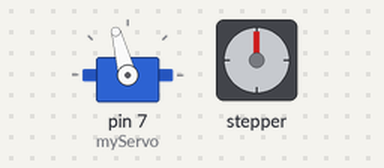
A sketch run on a simulated Arduino Uno, built with avr-gcc and run on an emulated ATmega328P. Parts: servo, stepper motor. Stepper angles assume 2048 steps per turn.

Above: at 0.05 s.
At 6.05 s:
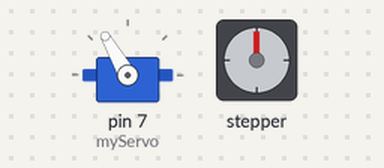
At 9.15 s:
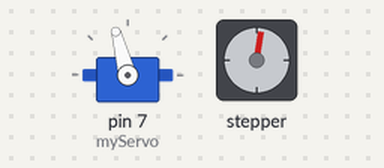
Timing chart, 0 to 12.0 s (numbered marks = the images above):
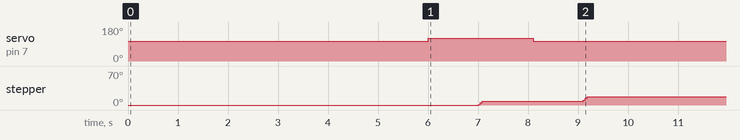

The sketch:

Test.ino
```cpp
#include <Stepper.h>
#include <Servo.h>

Servo myServo;

// Define the number of steps per revolution for your 28BYJ-48 motor
const int stepsPerRevolution = 2048;
int move =50;
// Initialize the stepper library with the pins used on your ULN2003 driver
Stepper myStepper(stepsPerRevolution,8,10,9,11);

void setup() {
  // Set the speed of the stepper motor (RPM)
  myStepper.setSpeed(15); // Set to 15 RPM for smooth operation
  myServo.attach(7);
  myServo.write(105);
}

void loop() {
  // Step forward 1 revolution
  delay(5000);
  delay(1000);
  myServo.write(120);
  delay(1000);
  myStepper.step(move);
  delay(1000);
  myServo.write(105);
  delay(1000);
  myStepper.step(move);


}
```

Measured:
- by itself, servo on pin 7 (myServo): alternates 120° for 2.1 s and 105° for 7.1 s
